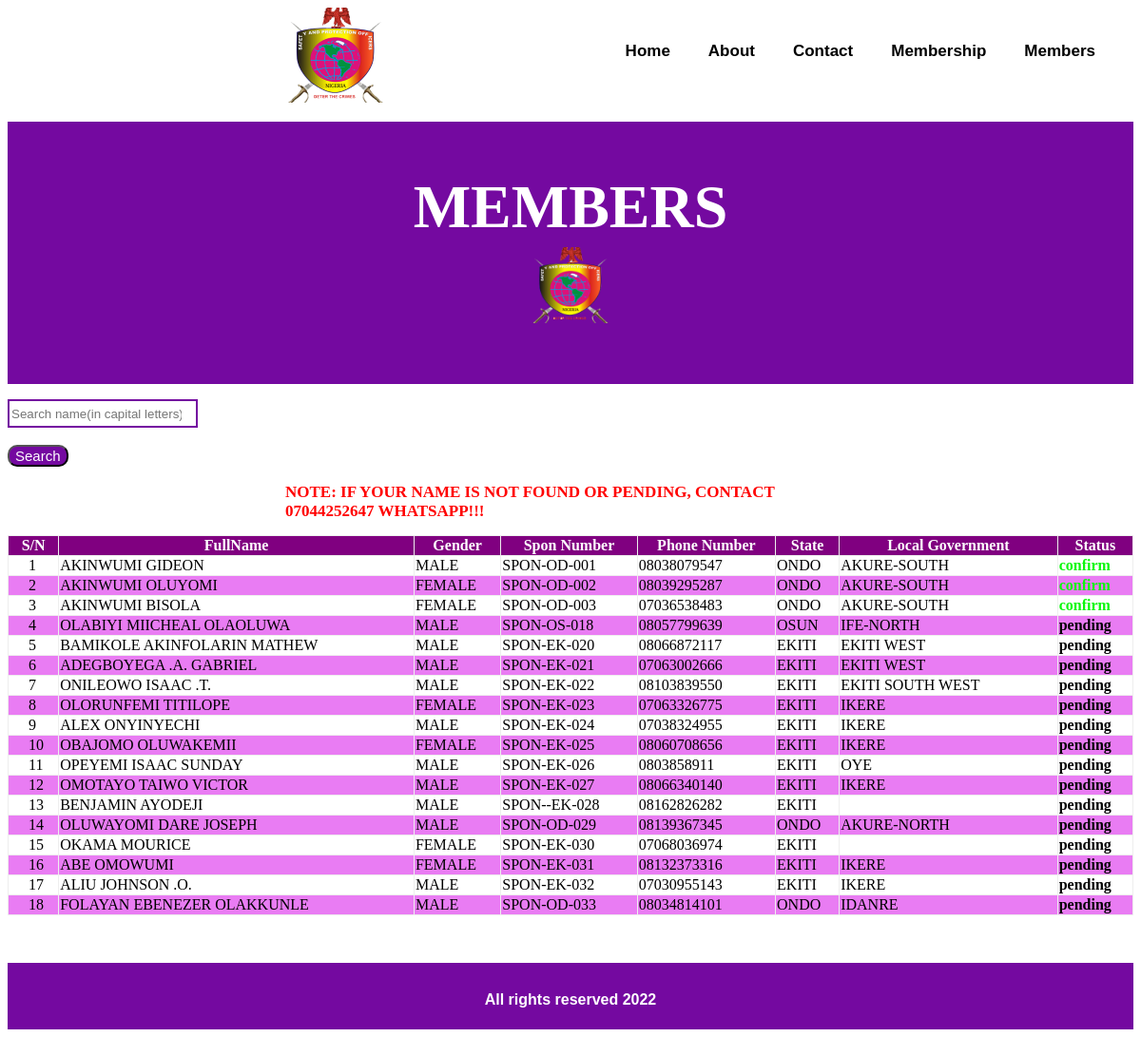
The page / on the database its author committed.
### spon/models.py (models this page shows, shortened)
class members(models.Model):
    FullName = models.CharField(max_length=200)
    Gender = models.CharField(max_length=6)
    SponNo = models.CharField(max_length=100)
    PhoneNo = models.CharField(max_length=15)
    State = models.CharField(max_length=50)
    LocalGov = models.CharField(max_length=100)
    Status = models.CharField(max_length=15)

### spon/views.py (the view)
# urls.py: path('', member, name='member'),
def member(request):
    member = members.objects.all()
    return render( request, 'spon/members.html', {'member':member})

### spon/templates/spon/members.html (shortened to what this page needs)
<!DOCTYPE html>
{% load static %}
<html lang="en">
<head>
    <link rel="stylesheet" href="{% static 'css/members.css' %}">
</head>
<body>
    <div class="nav">
        <img src="/static/images/logo.png">
        <div class="div">
            <ul  class="divmenu">
                <a href="https://spoc.com.ng/"><li>Home</li></a>&nbsp;&nbsp;&nbsp;&nbsp;&nbsp;&nbsp;&nbsp;&nbsp;&nbsp;&nbsp;
                <a href="https://spoc.com.ng/about/"><li>About</li></a>&nbsp;&nbsp;&nbsp;&nbsp;&nbsp;&nbsp;&nbsp;&nbsp;&nbsp;&nbsp;
                <a href="https://spoc.com.ng/contact/"><li>Contact</li></a>&nbsp;&nbsp;&nbsp;&nbsp;&nbsp;&nbsp;&nbsp;&nbsp;&nbsp;&nbsp;
                <a href="https://spoc.com.ng/membership/"><li>Membership</li></a>&nbsp;&nbsp;&nbsp;&nbsp;&nbsp;&nbsp;&nbsp;&nbsp;&nbsp;&nbsp;
                <a href="http://www.spoc-sponmember.com.ng/"><li>Members</li></a>&nbsp;&nbsp;&nbsp;&nbsp;&nbsp;&nbsp;&nbsp;&nbsp;&nbsp;&nbsp;
            </ul>
        </div>
    </div>
    <div class="content">
            <h1>members</h1>
            <a href="{% url 'populate' %}" target="_blank"><img src="/static/images/logo.png" class="popp" ></a>
    </div>
    <div class="search">
        <form action="{% url 'search' %}" method="POST" >
            <input type="search" placeholder="Search name(in capital letters)" class="sear" name="searched">
            <br>
            <br>
            <button class="button">Search</button>
        </form>
    </div>
    <div>
        <p class="warning">NOTE: if your name is not found or pending, contact 07044252647 Whatsapp!!! </p>
    </div>
    <br>
    <br>
    <br>
    <br>
    <div class="twrapper">
        <table border="1">
            <tr>
                <th>S/N</th>
                <th>FullName</th>
                <th>Gender</th>
                <th>Spon Number</th>
                <th>Phone Number</th>
                <th>State</th>
                <th>Local Government</th>
                <th >Status</th>
            </tr>
            {% for mem in member %}
                    <tr>
                        <td class="sn">{{forloop.counter}}</td>
                        <td>{{mem.FullName}}</td>
                        <td>{{mem.Gender}}</td>
                        <td>{{mem.SponNo}}</td>
                        <td>{{mem.PhoneNo}}</td>
                        <td>{{mem.State}}</td>
                        <td>{{mem.LocalGov}}</td>
                        {% if mem.Status == "confirm" %}
                            <td class="stat1">{{mem.Status}}</td>
                        {% elif  mem.Status == "suspended" %}
                            <td class="stat2">{{mem.Status}}</td>
                        {% elif mem.Status == "dismissed" %}
                            <td class="stat3">{{mem.Status}}</td>
                        {% elif mem.Status == "pending" %}
                            <td class="stat4">{{mem.Status}}</td>
                        {% endif %}
                    </tr>
            {%endfor%}
        </table>
    </div>
    <footer>All rights reserved 2022</footer>
</body>
</html>

### spon/static/css/members.css (style rules this page uses)
body { box-sizing: border-box; }
@media (min-width:551px) { .nav { display: grid; grid-template-columns: 1fr 2fr; } }
@media (min-width:551px) { .nav>img { position: relative; left: 100%; transform: translate(-100%); } }
@media (min-width:551px) { .divmenu { display: flex; flex-direction: row; justify-content: right; padding-top: 20px ; } }
@media (min-width:551px) { .divmenu>a { text-decoration: none; } }
@media (min-width:551px) { .divmenu>a>li { color: black; font-size: 17px; font-family: sans-serif; font-weight: 600; list-style-type: none; } }
@media (min-width:551px) { .content { margin-top: 20px; height: 8em; width: 100%; text-align: center; text-transform: uppercase; font-size: 2em; color: white; background-color: #7409a0; padding: 10px 0 10px 0; } }
@media (min-width:551px) { .popp { margin-top: 10px; height: 5rem; width: 5rem; position: relative; bottom: 1.5em; cursor: default; } }
@media (min-width:551px) { .search { margin-top: 1em; } }
@media (min-width:551px) { .sear { border: solid 2px #7409a0; height: 30px; width: 200px; } }
@media (min-width:551px) { .button { background-color: #7409a0; color: white; border-radius: 10px; font-size: 15px; cursor: pointer; } }
@media (min-width:551px) { .twrapper { max-height: 400px; overflow-y: auto; width: 100%; } }
@media (min-width:551px) { table { text-align: justify; border: none; border-collapse: collapse; width: 100%; } }
@media (min-width:551px) { .warning { position: absolute; left: 50%; transform: translate(-50%); font-size: 17px; font-weight: bolder; color: red; animation: warning 0.5s infinite alternate-reverse; text-transform: uppercase; } }
@media (min-width:551px) { .sn { text-indent: 20px; list-style-type: decimal; } }
@media (min-width:551px) { th { background-color: purple; color: white; text-align: center; } }
@media (min-width:551px) { tr:nth-child(odd) { background-color: rgb(233, 124, 243); } }
@media (min-width:551px) { .stat1 { color:rgb(11, 247, 11); font-weight: 700; } }
@media (min-width:551px) { .stat4 { color: black; font-weight: 700; } }
@media (min-width:551px) { footer { height: 40px; width: 100%; color: white; text-align: center; font-weight: bolder; font-family: sans-serif; background-color: #7409a0; padding-top: 30px; margin-top: 50px; } }

### rows shown on the page
members: FullName "AKINWUMI GIDEON", Gender "MALE", SponNo "SPON-OD-001", PhoneNo "08038079547", State "ONDO", LocalGov "AKURE-SOUTH", Status "confirm"
members: FullName "AKINWUMI OLUYOMI", Gender "FEMALE", SponNo "SPON-OD-002", PhoneNo "08039295287", State "ONDO", LocalGov "AKURE-SOUTH", Status "confirm"
members: FullName "AKINWUMI BISOLA", Gender "FEMALE", SponNo "SPON-OD-003", PhoneNo "07036538483", State "ONDO", LocalGov "AKURE-SOUTH", Status "confirm"
members: FullName "OLABIYI MIICHEAL OLAOLUWA", Gender "MALE", SponNo "SPON-OS-018", PhoneNo "08057799639", State "OSUN", LocalGov "IFE-NORTH", Status "pending"
members: FullName "BAMIKOLE AKINFOLARIN MATHEW", Gender "MALE", SponNo "SPON-EK-020", PhoneNo "08066872117", State "EKITI", LocalGov "EKITI WEST", Status "pending"
members: FullName "ADEGBOYEGA .A. GABRIEL", Gender "MALE", SponNo "SPON-EK-021", PhoneNo "07063002666", State "EKITI", LocalGov "EKITI WEST", Status "pending"
members: FullName "ONILEOWO ISAAC .T.", Gender "MALE", SponNo "SPON-EK-022", PhoneNo "08103839550", State "EKITI", LocalGov "EKITI SOUTH WEST", Status "pending"
members: FullName "OLORUNFEMI TITILOPE", Gender "FEMALE", SponNo "SPON-EK-023", PhoneNo "07063326775", State "EKITI", LocalGov "IKERE", Status "pending"
members: FullName "ALEX ONYINYECHI", Gender "MALE", SponNo "SPON-EK-024", PhoneNo "07038324955", State "EKITI", LocalGov "IKERE", Status "pending"
members: FullName "OBAJOMO OLUWAKEMII", Gender "FEMALE", SponNo "SPON-EK-025", PhoneNo "08060708656", State "EKITI", LocalGov "IKERE", Status "pending"
members: FullName "OPEYEMI ISAAC SUNDAY", Gender "MALE", SponNo "SPON-EK-026", PhoneNo "0803858911", State "EKITI", LocalGov "OYE", Status "pending"
members: FullName "OMOTAYO TAIWO VICTOR", Gender "MALE", SponNo "SPON-EK-027", PhoneNo "08066340140", State "EKITI", LocalGov "IKERE", Status "pending"
members: FullName "BENJAMIN AYODEJI", Gender "MALE", SponNo "SPON--EK-028", PhoneNo "08162826282", State "EKITI", Status "pending"
members: FullName "OLUWAYOMI DARE JOSEPH", Gender "MALE", SponNo "SPON-OD-029", PhoneNo "08139367345", State "ONDO", LocalGov "AKURE-NORTH", Status "pending"
members: FullName "OKAMA MOURICE", Gender "FEMALE", SponNo "SPON-EK-030", PhoneNo "07068036974", State "EKITI", Status "pending"
members: FullName "ABE OMOWUMI", Gender "FEMALE", SponNo "SPON-EK-031", PhoneNo "08132373316", State "EKITI", LocalGov "IKERE", Status "pending"
members: FullName "ALIU JOHNSON .O.", Gender "MALE", SponNo "SPON-EK-032", PhoneNo "07030955143", State "EKITI", LocalGov "IKERE", Status "pending"
members: FullName "FOLAYAN EBENEZER OLAKKUNLE", Gender "MALE", SponNo "SPON-OD-033", PhoneNo "08034814101", State "ONDO", LocalGov "IDANRE", Status "pending"
